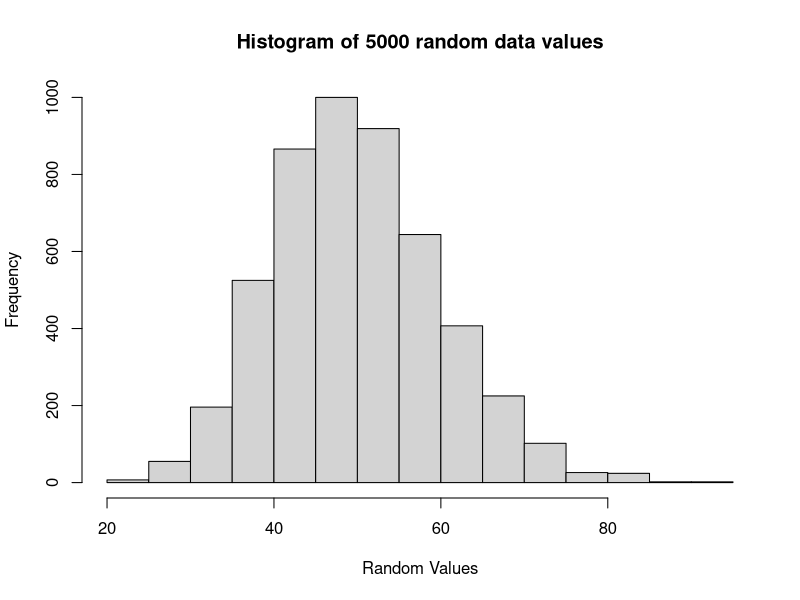
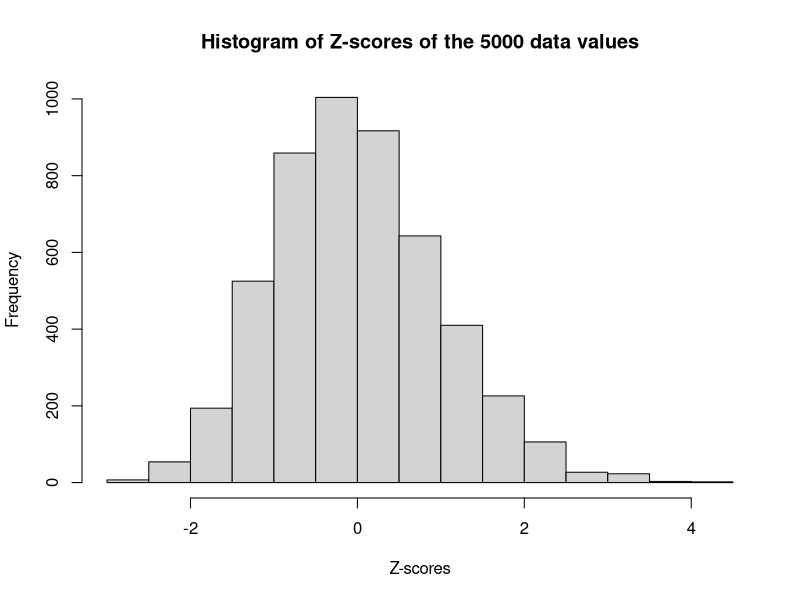
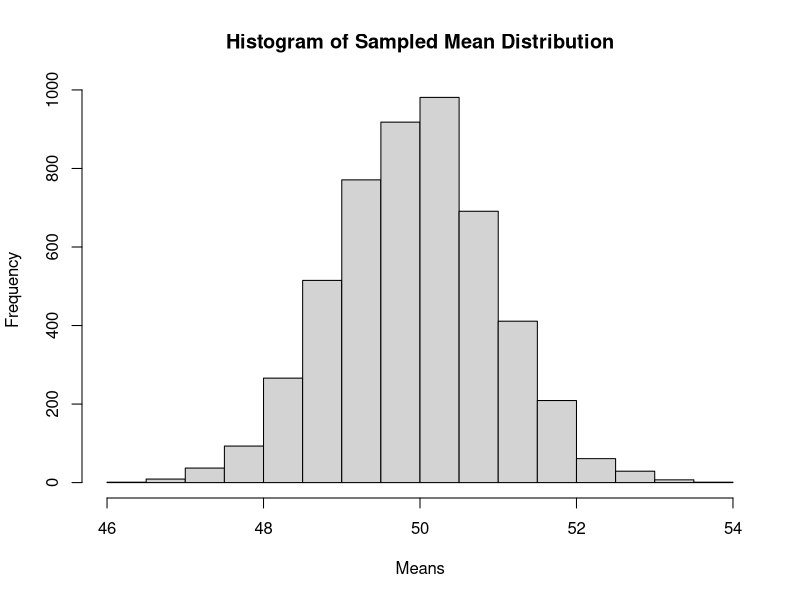
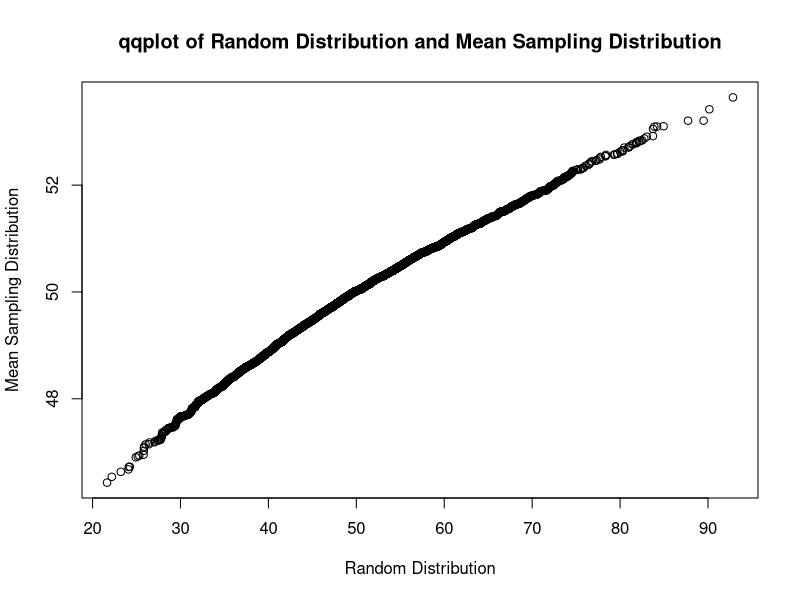
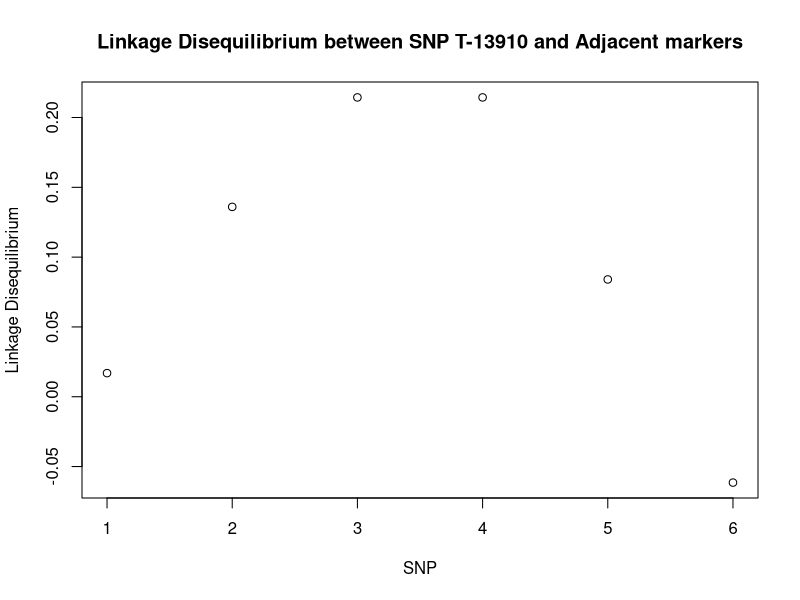

Write R code to recreate these figures, in order.
## ---- chunk 1

rdist <- rchisq(5000, 50)

hist(rdist, main = "Histogram of 5000 random data values", xlab = "Random Values")

## ---- chunk 2

zee <- c()

for (i in 1:5000) {
  zee[i] <- (rdist[i]-mean(rdist))/sd(rdist)
}

hist(zee, main = "Histogram of Z-scores of the 5000 data values", xlab = "Z-scores")

## ---- chunk 3

shapiro.test(rdist)

## ---- chunk 4

meandist <- c()

for (i in 1:5000) {
  meandist[i] <-mean(sample(rdist, 100, replace = T))
}

hist(meandist, main = "Histogram of Sampled Mean Distribution", xlab = "Means")

shapiro.test(meandist)

qqplot(rdist, meandist, main = "qqplot of Random Distribution and Mean Sampling Distribution", xlab = "Random Distribution", ylab = "Mean Sampling Distribution")

## ---- chunk 5

lactase <- read.table("lactase_haplotypes.txt", header = T)

## ---- chunk 6

1 - sum((aggregate(N~SNP1, lactase, sum)$N / 106)^2)

1 - sum((aggregate(N~SNP2, lactase, sum)$N / 106)^2)

1 - sum((aggregate(N~SNP3, lactase, sum)$N / 106)^2)

1 - sum((aggregate(N~SNP4, lactase, sum)$N / 106)^2)

1 - sum((aggregate(N~SNP5, lactase, sum)$N / 106)^2)

1 - sum((aggregate(N~SNP6, lactase, sum)$N / 106)^2)

## ---- chunk 7

aggregate(N~SNP1, lactase, sum)
aggregate(N~C.T.13910, lactase, sum)

A1 <- 70/106
CTT <- 73/106

aggregate(N~SNP1:C.T.13910, lactase, sum)

A1CTT <- 50/106

result1 <- A1CTT - A1 * CTT

## ---- chunk 8

aggregate(N~SNP2, lactase, sum)
aggregate(N~C.T.13910, lactase, sum)

A2 <- 72/106
CTT <- 73/106

aggregate(N~SNP2:C.T.13910, lactase, sum)

A2CTT <- 64/106

result2 <- A2CTT - A2 * CTT

## ---- chunk 9

aggregate(N~SNP3, lactase, sum)
aggregate(N~C.T.13910, lactase, sum)

A3 <- 73/106
CTT <- 73/106

aggregate(N~SNP3:C.T.13910, lactase, sum)

A3CTT <- 73/106

result3 <- A3CTT - A3 * CTT

## ---- chunk 10

aggregate(N~SNP4, lactase, sum)
aggregate(N~C.T.13910, lactase, sum)

A4 <- 73/106
CTT <- 73/106

aggregate(N~SNP4:C.T.13910, lactase, sum)

A4CTT <- 73/106

result4 <- A4CTT - A4 * CTT

## ---- chunk 11

aggregate(N~SNP5, lactase, sum)
aggregate(N~C.T.13910, lactase, sum)

A5 <- 80/106
CTT <- 73/106

aggregate(N~SNP5:C.T.13910, lactase, sum)

A5CTT <- 64/106

result5 <- A5CTT - A5 * CTT

## ---- chunk 12

aggregate(N~SNP6, lactase, sum)
aggregate(N~C.T.13910, lactase, sum)

A6 <- 69/106
CTT <- 73/106

aggregate(N~SNP6:C.T.13910, lactase, sum)

A6CTT <- 41/106

result6 <- A6CTT - A6 * CTT

## ---- chunk 13

dV <- c(result1, result2, result3, result4, result5, result6)

plot(dV, main = "Linkage Disequilibrium between SNP T-13910 and Adjacent markers", xlab = "SNP", ylab = "Linkage Disequilibrium")

## ---- chunk 14

seq <- read.table("SequenceData.txt")

## ---- chunk 15

table(seq)

length(table(seq))

## ---- chunk 16

seq1 <- t(apply(seq, 1, function(x) {
  unlist(strsplit(x, ""))
}))

seq2 <- data.frame(seq1)

seq3 <- apply(seq2, 2, function(x) {
  length(table(x))
})

seq3

## ---- chunk 17

final <- c()

for (k in 1:50) {

  a = 0
  t = 0
  c = 0
  g = 0
  
  for (i in 1:100) {
    if (seq1[i, k] == "A") {
      a = a + 1
    }
    if (seq1[i, k] == "T") {
      t = t + 1
    }
    if (seq1[i, k] == "C") {
      c = c + 1
    }
    if (seq1[i, k] == "G") {
      g = g + 1
    }
  }
  
  result = 1 - ((a/100)^2 + (t/100)^2 + (c/100)^2 + (g/100)^2)
  final[k] <- result
}

final
